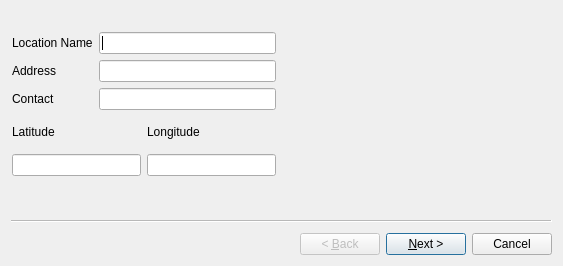
<?xml version="1.0" encoding="UTF-8"?>
<ui version="4.0">
 <class>CreateShopWizard</class>
 <widget class="QWizard" name="CreateShopWizard">
  <property name="geometry">
   <rect>
    <x>0</x>
    <y>0</y>
    <width>563</width>
    <height>266</height>
   </rect>
  </property>
  <property name="windowTitle">
   <string>Wizard</string>
  </property>
  <widget class="QWizardPage" name="shopLocationWizardPage">
   <property name="whatsThis">
    <string>dsfdsfasdfsdf</string>
   </property>
   <widget class="QWidget" name="layoutWidget">
    <property name="geometry">
     <rect>
      <x>1</x>
      <y>21</y>
      <width>264</width>
      <height>144</height>
     </rect>
    </property>
    <layout class="QVBoxLayout" name="verticalLayout">
     <item>
      <layout class="QGridLayout" name="gridLayout">
       <item row="0" column="0" colspan="2">
        <widget class="QLabel" name="locationNameLabel">
         <property name="text">
          <string>Location Name</string>
         </property>
        </widget>
       </item>
       <item row="0" column="2">
        <widget class="QLineEdit" name="locationNameLineEdit"/>
       </item>
       <item row="2" column="2">
        <widget class="QLineEdit" name="contactLineEdit"/>
       </item>
       <item row="1" column="2">
        <widget class="QLineEdit" name="addressLineEdit"/>
       </item>
       <item row="1" column="0" colspan="2">
        <widget class="QLabel" name="addressLabel">
         <property name="text">
          <string>Address</string>
         </property>
        </widget>
       </item>
       <item row="2" column="0" colspan="2">
        <widget class="QLabel" name="contactLabel">
         <property name="text">
          <string>Contact</string>
         </property>
        </widget>
       </item>
      </layout>
     </item>
     <item>
      <layout class="QGridLayout" name="gridLayout_2">
       <item row="0" column="0">
        <widget class="QLabel" name="latitudeLabel">
         <property name="text">
          <string>Latitude</string>
         </property>
        </widget>
       </item>
       <item row="0" column="1">
        <widget class="QLabel" name="longitudeLabel">
         <property name="text">
          <string>Longitude</string>
         </property>
        </widget>
       </item>
       <item row="1" column="0">
        <widget class="QLineEdit" name="latitudeLineEdit"/>
       </item>
       <item row="1" column="1">
        <widget class="QLineEdit" name="longitudeLineEdit"/>
       </item>
      </layout>
     </item>
    </layout>
   </widget>
  </widget>
  <widget class="QWizardPage" name="shopInfoWizardPage">
   <widget class="QWidget" name="layoutWidget">
    <property name="geometry">
     <rect>
      <x>0</x>
      <y>10</y>
      <width>324</width>
      <height>99</height>
     </rect>
    </property>
    <layout class="QVBoxLayout" name="verticalLayout_2">
     <item>
      <layout class="QHBoxLayout" name="horizontalLayout">
       <item>
        <widget class="QLabel" name="imageLabel">
         <property name="text">
          <string>Image/Logo</string>
         </property>
        </widget>
       </item>
       <item>
        <widget class="QLineEdit" name="imageLineEdit"/>
       </item>
       <item>
        <widget class="QPushButton" name="selectImagePushButton">
         <property name="text">
          <string>Select Image</string>
         </property>
        </widget>
       </item>
      </layout>
     </item>
     <item>
      <layout class="QGridLayout" name="gridLayout_3">
       <item row="0" column="0">
        <widget class="QLabel" name="shopNameLabel">
         <property name="text">
          <string>Shop Name</string>
         </property>
        </widget>
       </item>
       <item row="0" column="1">
        <widget class="QLineEdit" name="shopNameLineEdit"/>
       </item>
       <item row="1" column="0">
        <widget class="QLabel" name="websiteLabel">
         <property name="text">
          <string>Website</string>
         </property>
        </widget>
       </item>
       <item row="1" column="1">
        <widget class="QLineEdit" name="websiteLineEdit"/>
       </item>
      </layout>
     </item>
    </layout>
   </widget>
  </widget>
 </widget>
 <resources/>
 <connections>
  <connection>
   <sender>selectImagePushButton</sender>
   <signal>clicked()</signal>
   <receiver>CreateShopWizard</receiver>
   <slot>onSelectImagePushButtonClicked()</slot>
   <hints>
    <hint type="sourcelabel">
     <x>428</x>
     <y>46</y>
    </hint>
    <hint type="destinationlabel">
     <x>165</x>
     <y>219</y>
    </hint>
   </hints>
  </connection>
  <connection>
   <sender>CreateShopWizard</sender>
   <signal>accepted()</signal>
   <receiver>CreateShopWizard</receiver>
   <slot>onCreateShopWizardAccepted()</slot>
   <hints>
    <hint type="sourcelabel">
     <x>507</x>
     <y>241</y>
    </hint>
    <hint type="destinationlabel">
     <x>507</x>
     <y>241</y>
    </hint>
   </hints>
  </connection>
 </connections>
 <slots>
  <slot>onSelectImagePushButtonClicked()</slot>
  <slot>onCreateShopWizardAccepted()</slot>
 </slots>
</ui>
